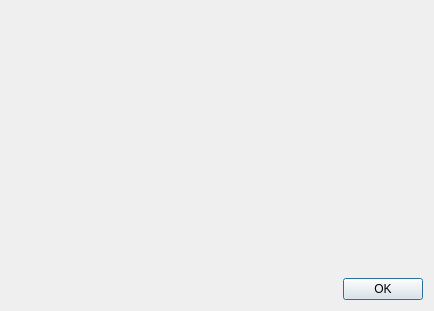
<?xml version="1.0" encoding="UTF-8"?>
<ui version="4.0">
 <class>XVirusTotalDialog</class>
 <widget class="QDialog" name="XVirusTotalDialog">
  <property name="windowModality">
   <enum>Qt::ApplicationModal</enum>
  </property>
  <property name="geometry">
   <rect>
    <x>0</x>
    <y>0</y>
    <width>434</width>
    <height>311</height>
   </rect>
  </property>
  <property name="windowTitle">
   <string notr="true">VirusTotal</string>
  </property>
  <property name="modal">
   <bool>true</bool>
  </property>
  <layout class="QVBoxLayout" name="verticalLayout">
   <item>
    <widget class="XVirusTotalWidget" name="widget" native="true">
     <property name="sizePolicy">
      <sizepolicy hsizetype="Preferred" vsizetype="Expanding">
       <horstretch>0</horstretch>
       <verstretch>0</verstretch>
      </sizepolicy>
     </property>
    </widget>
   </item>
   <item>
    <layout class="QHBoxLayout" name="horizontalLayout">
     <item>
      <spacer name="horizontalSpacer">
       <property name="orientation">
        <enum>Qt::Horizontal</enum>
       </property>
       <property name="sizeHint" stdset="0">
        <size>
         <width>40</width>
         <height>20</height>
        </size>
       </property>
      </spacer>
     </item>
     <item>
      <widget class="QPushButton" name="pushButtonOK">
       <property name="text">
        <string>OK</string>
       </property>
      </widget>
     </item>
    </layout>
   </item>
  </layout>
 </widget>
 <customwidgets>
  <customwidget>
   <class>XVirusTotalWidget</class>
   <extends>QWidget</extends>
   <header>xvirustotalwidget.h</header>
   <container>1</container>
  </customwidget>
 </customwidgets>
 <resources/>
 <connections/>
</ui>
